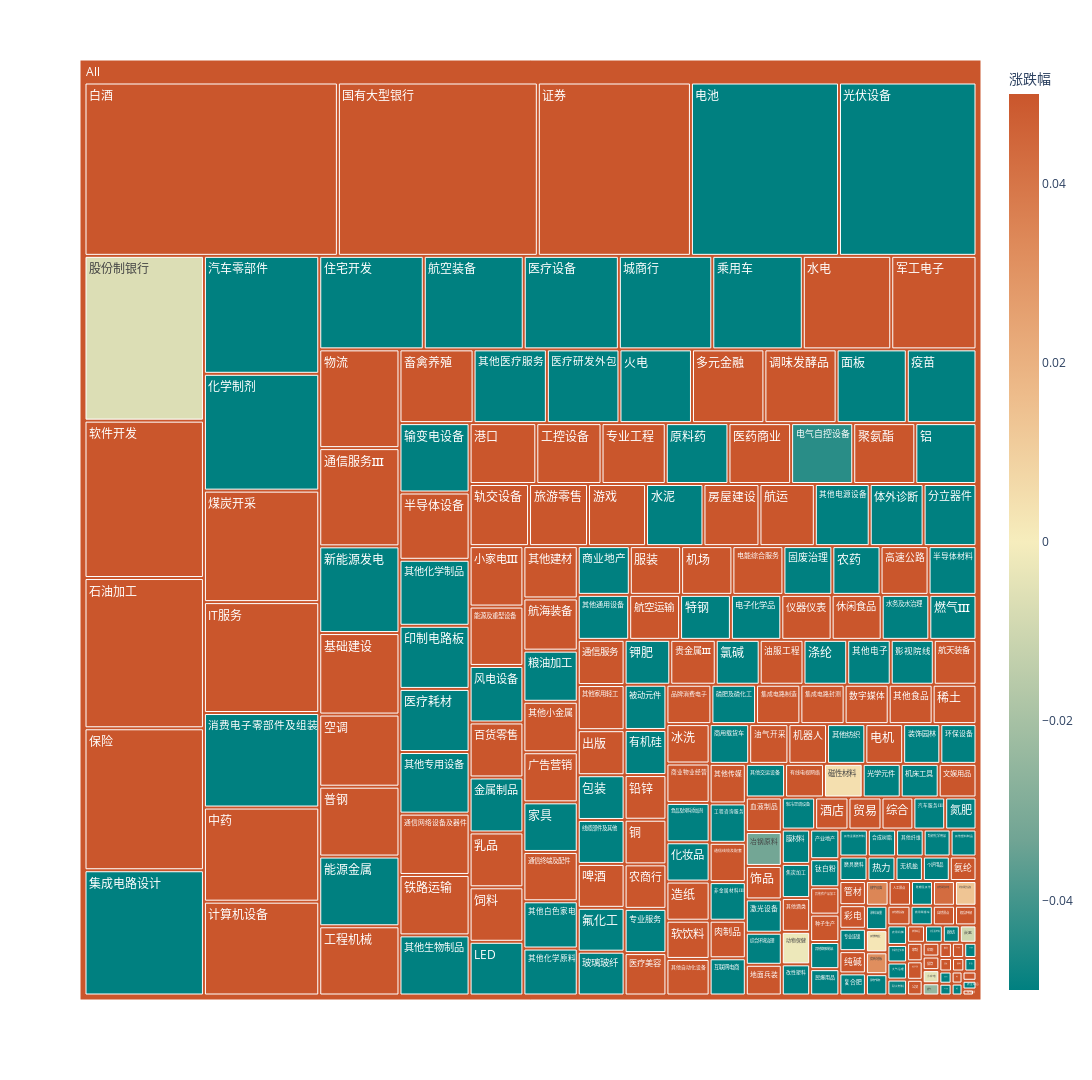

The cell this chart's notebook holds for it:
### Code cell
import plotly.express as px
fig = px.treemap(result, path=[px.Constant('All'), '板块名称'], values='总市值', height=1080, width=1920,
                 color='涨跌幅', color_continuous_scale='Geyser', range_color=[-0.05, 0.05], color_continuous_midpoint=0,
                 hover_data={"总市值": ':,.2f', '涨跌幅':".2%"})
fig.show()

### Figure 1 — Plotly figure (JSON) as saved in the notebook; plotly's stock layout.template omitted (floating-point values rounded to 4 significant figures; data arrays with more than 128 entries replaced by an {"elided": "..."} marker saying what was removed)
{"data": [{"branchvalues": "total", "customdata": {"elided": "236x2 float values"}, "domain": {"x": [0, 1], "y": [0, 1]}, "hovertemplate": "labels=%{label}<br>总市值=%{customdata[0]:,.2f}<br>parent=%{parent}<br>id=%{id}<br>涨跌幅=%{color.2%}<extra></extra>", "ids": {"elided": "236 str values"}, "labels": {"elided": "236 str values"}, "marker": {"coloraxis": "coloraxis", "colors": {"elided": "236 float values"}}, "name": "", "parents": {"elided": "236 str values"}, "type": "treemap", "values": {"elided": "236 float values"}}], "layout": {"coloraxis": {"cmax": 0.05, "cmid": 0, "cmin": -0.05, "colorbar": {"title": {"text": "涨跌幅"}}, "colorscale": [[0, "rgb(0, 128, 128)"], [0.1667, "rgb(112, 164, 148)"], [0.3333, "rgb(180, 200, 168)"], [0.5, "rgb(246, 237, 189)"], [0.6667, "rgb(237, 187, 138)"], [0.8333, "rgb(222, 138, 90)"], [1, "rgb(202, 86, 44)"]]}, "height": 1080, "legend": {"tracegroupgap": 0}, "margin": {"t": 60}, "width": 1920}}
